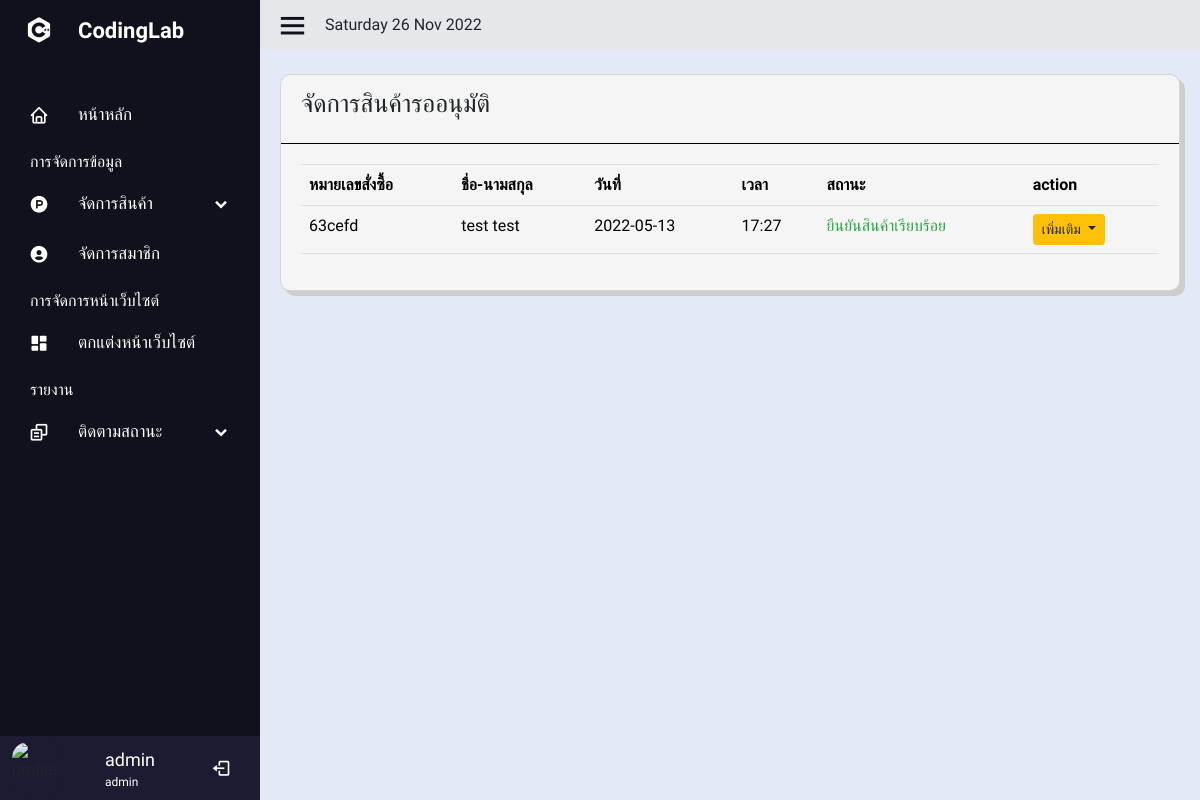
Screenshot of /admin/pending.php (signed in) with the database file from the repository.
### tables this page shows
CREATE TABLE `users` (
  `id` int(10) NOT NULL AUTO_INCREMENT,
  `firstname` varchar(255) NOT NULL,
  `lastname` varchar(255) NOT NULL,
  `email` varchar(255) NOT NULL,
  `password` varchar(255) NOT NULL,
  `urole` varchar(255) NOT NULL,
  `created_at` timestamp NOT NULL DEFAULT current_timestamp(),
  `phone` varchar(50) NOT NULL,
  `sex` varchar(255) NOT NULL,
  `status` text NOT NULL,
  PRIMARY KEY (`id`)
);

CREATE TABLE `payment` (
  `pay_id` int(10) NOT NULL AUTO_INCREMENT,
  `pay_name` varchar(100) NOT NULL,
  `pay_email` varchar(100) NOT NULL,
  `pay_Phone` varchar(100) NOT NULL,
  `pay_price` int(11) NOT NULL,
  `pay_date` varchar(50) NOT NULL,
  `delivery_date` varchar(50) DEFAULT NULL,
  `pay_time` varchar(50) NOT NULL,
  `delivery_time` varchar(50) NOT NULL,
  `pay_note` varchar(100) NOT NULL,
  `pay_pic` varchar(255) NOT NULL,
  `bill_trx` varchar(255) NOT NULL,
  `pay_ems` varchar(50) NOT NULL,
  `pay_id_ems` varchar(50) DEFAULT NULL,
  `pay_status` varchar(50) NOT NULL,
  PRIMARY KEY (`pay_id`)
);

### admin/pending.php (the view, shortened to what this page needs)
<?php include('sidebar.php'); ?>
<section class="home-section">
    <div class="home-content">
        <i class='bx bx-menu'></i>
        <?php
        echo date('l' . ' ' . 'd' . ' ' . 'M' . ' ' . 'Y');
        ?>
    </div>
    <div class="table-content mt-4">
        <div class="card">
            <div class="card-head pr-2">
                <p>จัดการสินค้ารออนุมัติ</p>
            </div>
            <div class="card-body">
                <div class="box-tale">
                    <table class="table" id="dataal">
                        <thead>
                            <tr>
                                <th>หมายเลขสั่งซื้อ</th>
                                <th>ชื่อ-นามสกุล</th>
                                <th>วันที่</th>
                                <th>เวลา</th>
                                <th>สถานะ</th>
                                <th>action</th>
                            </tr>
                        </thead>
                        <tbody>
                            <?php
                            $sql = $conn->prepare("SELECT * FROM payment order by pay_date ASC");
                            $sql->execute();
                            $row = $sql->fetchAll(PDO::FETCH_OBJ);
                            if ($sql->rowCount() > 0) {
                                foreach ($row as $res) {
                            ?>
                                    <tr>
                                        <td><?php echo $res->bill_trx; ?></td>
                                        <td><?php echo $res->pay_name; ?></td>
                                        <td><?php echo $res->pay_date; ?></td>
                                        <td><?php echo $res->pay_time; ?></td>
                                        <?php if ($res->pay_status == 'รอการยืนยันการสั่งซื้อ') {
                                        ?>
                                            <td class="text-warning"><?php echo $res->pay_status; ?></td>
                                        <?php } else { ?>
                                            <td class="text-success"><?php echo $res->pay_status; ?></td>
                                        <?php } ?>
                                        <td>
                                            <div class="dropdown open">
                                                <button class="btn btn-warning dropdown-toggle btn-sm" type="button" id="triggerId" data-toggle="dropdown" aria-haspopup="true" aria-expanded="false">
                                                    เพิ่มเติม
                                                </button>
                                            </div>
                                        </td>
                                    </tr>
                            <?php     }
                            } ?>
                        </tbody>
                    </table>
                </div>
            </div>
        </div>
    </div>
</section>
<br>
</body>
</html>

### admin/sidebar.php (shortened to what this page needs)
<?php
include('../include/connect.php')
?>
<!doctype html>
<html lang="th">
<link href='https://unpkg.com/boxicons@2.1.2/css/boxicons.min.css' rel='stylesheet'>
<link rel="stylesheet" href="https://cdn.jsdelivr.net/npm/bootstrap@4.0.0/dist/css/bootstrap.min.css">
<link rel="stylesheet" href="assets/css/sw_custom.css">
<link rel="stylesheet" href="styles.css">
<body>
    <div class="sidebar">
        <div class="logo-detil">
            <i class="bx bxl-c-plus-plus"></i>
            <span class="logo-name">
                CodingLab
            </span>
        </div>
        <ul class="nav-linked">
            <li>
                <a href="index.php">
                    <i class='bx bx-home'></i>
                    <span class="link-named">
                        หน้าหลัก
                    </span>
                </a>
            </li>
            <p class="manage">การจัดการข้อมูล</p>
            <li>
                <div class="icon-link">
                    <a href="#">
                        <i class='bx bxl-product-hunt'></i>
                        <span class="link-named">
                            จัดการสินค้า
                        </span>
                    </a>
                    <i class='bx bxs-chevron-down arrow'></i>
                </div>
            </li>
            <li>
                <a href="useredit.php">
                    <i class='bx bxs-user-circle'></i>
                    <span class="link-named">
                        จัดการสมาชิก
                    </span>
                </a>
            </li>
            <p class="manage">การจัดการหน้าเว็บไซต์</p>
            <li>
                <a href="Carousel.php">
                    <i class='bx bxs-dashboard'></i>
                    <span class="link-named">
                        ตกแต่งหน้าเว็บไซต์
                    </span>
                </a>
            </li>
            <p class="manage">รายงาน</p>
            <li>
                <div class="icon-link">
                    <a href="#">
                        <i class='bx bx-copy-alt'></i>
                        <span class="link-named">
                            ติดตามสถานะ
                        </span>
                    </a>
                    <i class='bx bxs-chevron-down arrow'></i>
                </div>
            </li>
            <li>
                <?php
                if (isset($_SESSION['admin_login'])) {
                    $sql = $conn->prepare("SELECT * FROM users WHERE id = '" . $_SESSION["admin_login"] . "' LIMIT 1");
                    $sql->execute();
                    $row = $sql->fetch(PDO::FETCH_ASSOC);
                } else {
                    echo "<script>window.location='../index.php'</script>";
                    exit;
                }
                ?>
                <div class="profile-details">
                    <div class="profile-content">
                        <img src="https://media-cdn.tripadvisor.com/media/photo-s/15/a4/9b/77/legacy-hotel-at-img-academy.jpg" alt="profile">
                    </div>
                    <div class="name-job">
                        <div class="profile-name"><?php echo $row['firstname']; ?></div>
                        <div class="job"><?php echo $row['urole']; ?></div>
                    </div>
                    <a href="../include/logout.php"> <i class="bx bx-log-out"></i></a>
                </div>
            </li>
        </ul>
    </div>

### admin/styles.css (style rules this page uses)
* { margin: 0; padding: 0; box-sizing: border-box; font-family: 'Mitr', sans-serif; }
body { background-color: #E4E9F7; }
.sidebar { position: fixed; top: 0; left: 0; height: 100%; width: 260px; background: #11101d; z-index: 100; transition: all 0.5s ease; }
.sidebar .manage { color: #fff; margin-top: 10px; margin-left: 30px; margin-bottom: 5px; }
.sidebar .logo-detil { height: 60px; width: 100%; display: flex; align-items: center; }
.sidebar .logo-detil i { font-size: 30px; color: #fff; height: 50px; min-width: 78px; text-align: center; line-height: 50px; }
.sidebar .logo-detil .logo-name { font-size: 22px; color: #fff; font-weight: 600; transition: 0.3s ease; transition-delay: 0.1s; }
.sidebar .nav-linked { height: 100%; padding: 30px 0 150px 0; overflow: auto; }
.sidebar .nav-linked li .icon-link { display: flex; align-items: center; justify-content: space-between; }
.sidebar .nav-linked li { position: relative; list-style: none; transition: all 0.4s ease; }
.sidebar .nav-linked li i { height: 50px; min-width: 78px; text-align: center; line-height: 50px; color: #fff; font-size: 20px; cursor: pointer; transition: all 0.3s ease; }
.sidebar .nav-linked li a { display: flex; align-items: center; text-decoration: none; }
.sidebar .nav-linked li a .link-named { font-size: 17px; font-weight: 400; color: #fff; }
.sidebar .profile-details { position: fixed; bottom: 0; width: 260px; display: flex; align-items: center; justify-content: space-between; background-color: #1d1b31; padding: 6px 0; width: 260px; transition: all 0.5s ease; }
.sidebar .profile-details .profile-content { display: flex; align-items: center; }
.sidebar .profile-details img { height: 52px; width: 52px; object-fit: cover; border-radius: 16px; margin: 0 14px 0 12px; background-color: #1d1b31; transition: all 0.5s ease; }
.sidebar .profile-details .profile-name, .sidebar .profile-details .job { color: #fff; font-size: 18px; font-weight: 500; white-space: nowrap; }
.sidebar .profile-details .job { font-size: 12px; }
.home-section { position: relative; height: 100%; left: 260px; width: calc(100% - 260px ); transition: all 0.5s ease; }
.home-section .home-content { background-color: #e5e7ea; height: 50px; display: flex; align-items: center; }
.home-section .home-content .bx-menu, .home-section .home-content .text { color: #11101d; font-size: 35px; }
.home-section .home-content .bx-menu { margin: 0 15px; cursor: pointer; }
.home-section .table-content { display: flex; margin-left: 20px; margin-right: 20px; }
.home-section .card { background-color: #F5F5F5; width: 100%; height: auto; border-radius: 10px; box-shadow: 5px 5px #cecccc; }
.home-section .card .card-head { border-bottom: 1px solid black ; }
.home-section .card .card-head p { margin: 10px 0 20px 20px; font-size: 25px; }
.home-section .table-content .box-tale { color: black; width: 100%; }
.home-section .table-content .box-tale table { border-collapse: collapse; width: 100%; height: auto; }
.home-section .table-content .box-tale th { padding: 8px; text-align: left; border-bottom: 1px solid #ddd; }
.home-section .table-content .box-tale td { padding: 8px; text-align: left; border-bottom: 1px solid #ddd; }

### rows the page displays
users: firstname "admin", urole "admin"
payment: bill_trx "63cefd", pay_name "test test", pay_date "2022-05-13", pay_time "17:27", pay_status "ยืนยันสินค้าเรียบร้อย"

### other values shown
date('l' . ' ' . 'd' . ' ' . 'M' . ' ' . 'Y') "Saturday 26 Nov 2022"
